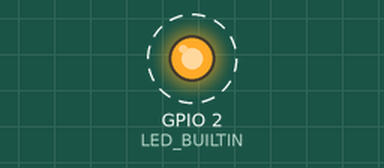
Simulated run of this program. Board: ESP32. Shown: output pins drawn as LEDs (lit = HIGH). Dashed ring = blinking. What the program prints to the serial monitor is not drawn.

Above: at 0.2 s.
Timing chart, 0 to 3.0 s (numbered marks = the images above):
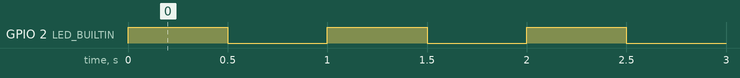

Measured:
- by itself, GPIO 2 (LED_BUILTIN): alternates HIGH for 0.50 s and LOW for 0.50 s

The program:

main.cpp
```cpp
#include <Arduino.h>

void taskBlink(void *pvParameters)
{
    pinMode(LED_BUILTIN, OUTPUT);

    while (1)
    {
        digitalWrite(LED_BUILTIN, !digitalRead(LED_BUILTIN));

        vTaskDelay(pdMS_TO_TICKS(500));
    }
}

void taskSerial(void *pvParameters)
{
    while (1)
    {
        Serial.println("Hola desde TaskSerial");

        vTaskDelay(pdMS_TO_TICKS(1000));
    }
}

void setup()
{
    Serial.begin(115200);

    xTaskCreate(
        taskBlink,
        "Blink",
        2048,
        NULL,
        1,
        NULL);

    xTaskCreate(
        taskSerial,
        "Serial",
        2048,
        NULL,
        1,
        NULL);
}

void loop()
{
}
```
